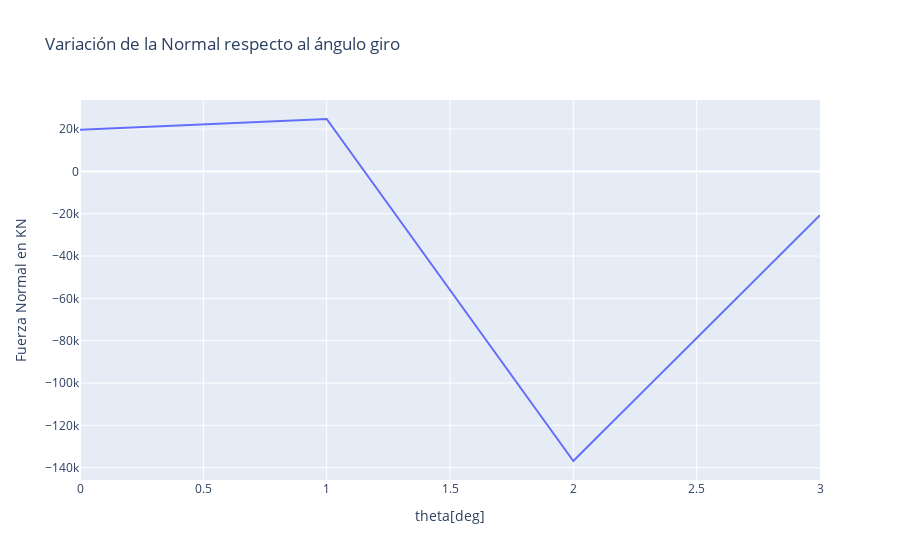

This figure's notebook cell:
### Markdown cell above
>Para el eje y se tiene que:
$$\Sigma F_{y}=0 $$
$$fr*sen(\theta)+N*cos(\theta)-mg=0$$
$$u*N*sen(\theta)+N*cos(\theta)=mg$$
$$N*(cos(\theta)+u*sen(\theta))=mg$$
$$N=mg/(cos(\theta)+u*sen(\theta))$$
>con esta expresión se determina la variación de la Fuerza Normal respecto al ángulo (\theta)

### Code cell
from math import sin
from math import pi
from math import cos
mg= 19.62*1000
th=np.arange (0,pi,1)
vth = np.array(np.deg2rad(th))
vs=(19.62*1000)/(np.cos(th)+0.3*np.sin(th))
fig=px.line(x=th,y=vs,labels={'x':'theta[deg]','y':'Fuerza Normal en KN'},title="Variación de la Normal respecto al ángulo giro")
fig.show()

### Figure 1 — Plotly figure (JSON) as saved in the notebook; plotly's stock layout.template omitted (floating-point values rounded to 4 significant figures)
{"data": [{"hovertemplate": "theta[deg]=%{x}<br>Fuerza Normal en KN=%{y}<extra></extra>", "legendgroup": "", "line": {"color": "#636efa", "dash": "solid"}, "mode": "lines", "name": "", "orientation": "v", "showlegend": false, "type": "scatter", "x": [0, 1, 2, 3], "xaxis": "x", "y": [19620, 24750.0, -136900.0, -20700.0], "yaxis": "y"}], "layout": {"autosize": true, "legend": {"tracegroupgap": 0}, "title": {"text": "Variación de la Normal respecto al ángulo giro"}, "xaxis": {"anchor": "y", "autorange": true, "domain": [0, 1], "range": [0, 3], "title": {"text": "theta[deg]"}, "type": "linear"}, "yaxis": {"anchor": "x", "autorange": true, "domain": [0, 1], "range": [-145800.0, 33730.0], "title": {"text": "Fuerza Normal en KN"}, "type": "linear"}}}
